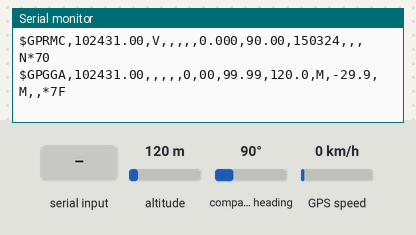
This sketch was run on a simulated Arduino Uno, built with avr-gcc and run on an emulated ATmega328P. Shown: the last lines printed to the serial monitor. The inputs (shaded band) are chosen by the test bench; at power-on: altitude 120 m, GPS speed 0 km/h, compass heading 90°. The GPS gets a fix after 3 s at 37.7749, -122.4194 with 8 satellites.

Above: at 1.2 s.
1.3 s: altitude set to 20 m
At 2.8 s:
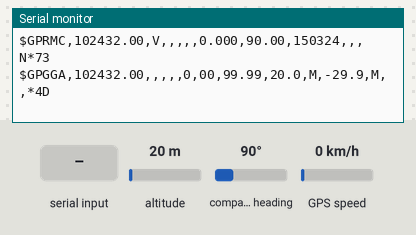
4.3 s: "1" received over the second serial link
At 4.9 s:
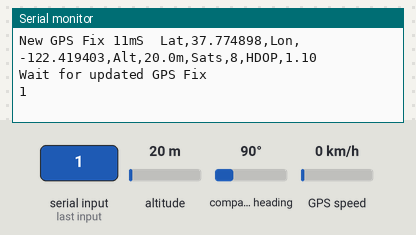
7.3 s: GPS speed set to 2 km/h
At 8.8 s:
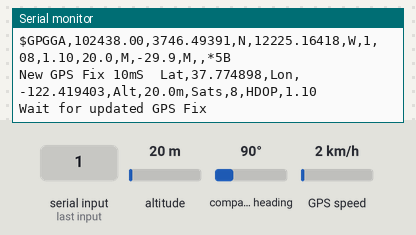
9.5 s: compass heading set to 7°
At 10.4 s:
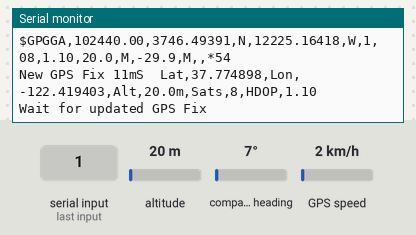
12.5 s: "0" received over the second serial link
At 12.8 s:
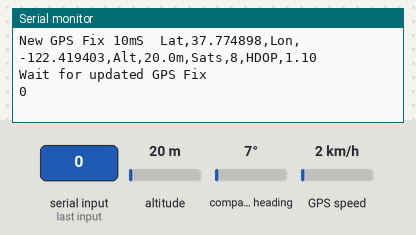
Timing chart, 0 to 15.0 s (numbered marks = the images above; inputs shaded):
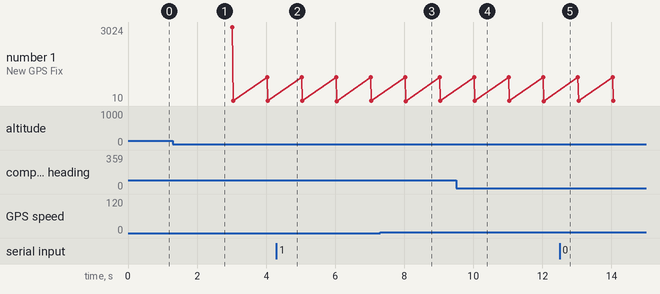

Measured:
- after the input at 1.3 s, the serial monitor: prints a new line after 0.72 s (image 1)
- after the input at 4.3 s, the serial monitor: prints a new line at once (image 2)
- after the input at 7.3 s, the serial monitor: prints a new line after 0.71 s (image 3)
- after the input at 9.5 s, the serial monitor: prints a new line after 0.51 s (image 4)
- after the input at 12.5 s, the serial monitor: prints a new line at once (image 5)
- plotted number 1: 10 → 12 after the input at 12.5 s

The sketch:

GPS_Checker.ino
```cpp
// (licence header left out)
/*******************************************************************************************************
  Program Operation -  This program is a GPS checker. At startup the program starts checking the data
  coming from the GPS for a valid fix. The GPS data is printed to the Serial monitor. When the program
  detects that the GPS has a fix, it prints the GPS fix time, Latitude, Longitude, Altitude, Number of
  satellites in use and the HDOP value to the serial monitor.

  Serial monitor baud rate is set at 115200, GPS baud rate to 9600, both are configured in setup().
*******************************************************************************************************/

#include <TinyGPS++.h>                           //get library here > http://arduiniana.org/libraries/tinygpsplus/
TinyGPSPlus gps;                                 //create the TinyGPS++ object

#define RX A3                                    //pin number for GPS RX input into Arduino - TX from GPS
#define TX A2                                    //pin number for GPS TX output from Arduino- RX into GPS

#include <SoftwareSerial.h>
SoftwareSerial GPSserial(RX, TX);

float GPSLat;                                     //Latitude from GPS
float GPSLon;                                     //Longitude from GPS
float GPSAlt;                                     //Altitude from GPS
uint8_t GPSSats;                                  //number of GPS satellites in use
uint32_t GPSHdop;                                 //HDOP from GPS
uint32_t GPSstarttimemS;                          //time in mS when GPS is scanned fo fix
uint32_t GPSendtimemS;                            //time in mS when GPS got a fix


void loop()
{
  gpsWaitFix();
  displayGPSfix();
}


void gpsWaitFix()
{
  //waits till the GPS gets an updated fix

  uint8_t GPSchar;

  Serial.println(F("Wait for updated GPS Fix"));
  GPSstarttimemS = millis();

  while (1)
  {
    if (GPSserial.available() > 0)
    {
      GPSchar = GPSserial.read();
      gps.encode(GPSchar);
      Serial.write(GPSchar);
    }

    if (gps.location.isUpdated() && gps.altitude.isUpdated())
    {
      GPSendtimemS = millis();
      break;
    }
  }
}


void displayGPSfix()
{
  float tempfloat;

  Serial.println();
  Serial.println();
  Serial.print(F("New GPS Fix "));
  Serial.print(GPSendtimemS - GPSstarttimemS);
  Serial.print(F("mS  "));

  GPSLat = gps.location.lat();
  GPSLon = gps.location.lng();
  GPSAlt = gps.altitude.meters();
  GPSSats = gps.satellites.value();
  GPSHdop = gps.hdop.value();
  tempfloat = ( (float) GPSHdop / 100);

  Serial.print(F("Lat,"));
  Serial.print(GPSLat, 6);
  Serial.print(F(",Lon,"));
  Serial.print(GPSLon, 6);
  Serial.print(F(",Alt,"));
  Serial.print(GPSAlt, 1);
  Serial.print(F("m,Sats,"));
  Serial.print(GPSSats);
  Serial.print(F(",HDOP,"));
  Serial.print(tempfloat, 2);

  Serial.println();
  Serial.println();
}


void setup()
{
  GPSserial.begin(9600);

  Serial.begin(115200);

  Serial.println(F("GPS_Checker Starting"));
  Serial.println();
}
```
